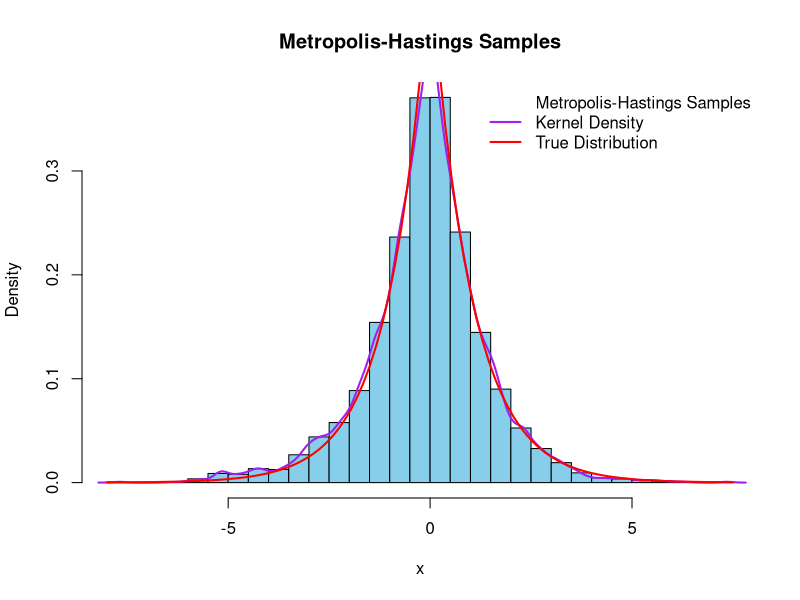

Source code (R):
## ---- chunk 1
knitr::opts_chunk$set(echo = TRUE)
## ---- chunk 2
f <- function(x) {
  return(1/2 * exp(-abs(x)))
}

metropolis <- function(N, initial_x, s) {
  # Initialize variables
  x <- numeric(N)
  x[1] <- initial_x
  
  # Run the Metropolis-Hastings algorithm
  for (i in 2:N) {
    # Propose a new sample from the Normal distribution
    randomXStar <- rnorm(1, mean = x[i - 1], sd = s)
    
    # Compute the acceptance ratio
    ratio <- f(randomXStar) / f(x[i - 1])
    
    # Generate a random number from the uniform distribution
    u <- log(runif(1))
    
    # Update the sample based on the log acceptance ratio
    if (u < log(ratio)) {
      x[i] <- randomXStar
    } else {
      x[i] <- x[i - 1]
    }
  }
  
  return(x)
}

set.seed(123)

# Parameters
N <- 10000  # Number of iterations
initial_x <- 0  # Initial value
s <- 1  # Standard deviation for the proposal distribution

# Run the Metropolis-Hastings algorithm
generated_samples <- metropolis(N, initial_x, s)

# Plot histogram and kernel density plot
hist(generated_samples, breaks = 30, prob = TRUE, col = "skyblue", main = "Metropolis-Hastings Samples", xlab = "x")
lines(density(generated_samples), col = "purple", lwd = 2)

# Overlay true distribution
curve(f(x), add = TRUE, col = "red", lwd = 2)

# Add legends
legend("topright", legend = c("Metropolis-Hastings Samples", "Kernel Density", "True Distribution"),
       col = c("skyblue", "purple", "red"), lwd = c(NA, 2, 2), bty = "n")

# Report sample mean and standard deviation
mean_generated <- mean(generated_samples)
sd_generated <- sd(generated_samples)

cat("Sample Mean:", mean_generated, "\n")
cat("Sample Standard Deviation:", sd_generated, "\n")
